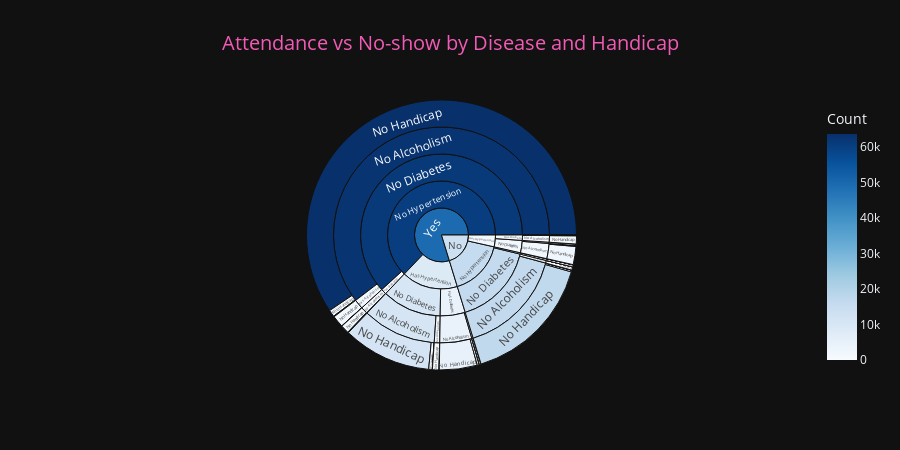

Notebook code for this chart:
### Code cell
fig_disease= px.sunburst(df_clean,
                  path=['Attendance', 'Hipertension', 'Diabetes', 'Alcoholism', 'Handicap'],
                  values='Count',
                  title='Attendance vs No-show by Disease and Handicap',
                  color='Count',
                  color_continuous_scale='Blues',
                  color_discrete_sequence=color_disease,
                  template=template_style
)
fig_disease.update_layout(
    height=450,
    title_font=dict(size=20, color='#f15bb5'),
    title_x=0.5
)

### Figure 1 — Plotly figure (JSON) as saved in the notebook; plotly's stock layout.template omitted (floating-point values rounded to 4 significant figures)
{"data": [{"branchvalues": "total", "customdata": [[16960.0], [63610.0], [216.0], [867.0], [13.0], [84.0], [2.0], [7.0], [1.0], [2.0], [416.0], [1506.0], [3.0], [28.0], [1.0], [3.0], [273.0], [1068.0], [3.0], [36.0], [1.0], [12.0], [63.0], [1.0], [2325.0], [11340.0], [92.0], [449.0], [15.0], [24.0], [1.0], [197.0], [845.0], [1.0], [25.0], [3.0], [1044.0], [4841.0], [44.0], [260.0], [7.0], [34.0], [42.0], [201.0], [3.0], [9.0], [1.0], [16740.0], [62680.0], [412.1], [1476.0], [270.1], [1033.0], [11.15], [63.0], [2225.0], [10900.0], [196.0], [818.6], [997.2], [4577.0], [38.57], [192.8], [16350.0], [61250.0], [258.4], [981.1], [2073.0], [10210.0], [958.5], [4405.0], [16090.0], [60210.0], [1736.0], [8486.0], [13590.0], [49280.0]], "domain": {"x": [0.0, 1.0], "y": [0.0, 1.0]}, "hovertemplate": "labels=%{label}<br>Count_sum=%{value}<br>parent=%{parent}<br>id=%{id}<br>Count=%{color}<extra></extra>", "ids": ["No/No Hypertension/No Diabetes/No Alcoholism/No Handicap", "Yes/No Hypertension/No Diabetes/No Alcoholism/No Handicap", "No/No Hypertension/No Diabetes/No Alcoholism/Mild Handicap", "Yes/No Hypertension/No Diabetes/No Alcoholism/Mild Handicap", "No/No Hypertension/No Diabetes/No Alcoholism/Moderate Handicap", "Yes/No Hypertension/No Diabetes/No Alcoholism/Moderate Handicap", "No/No Hypertension/No Diabetes/No Alcoholism/Severe Handicap", "Yes/No Hypertension/No Diabetes/No Alcoholism/Severe Handicap", "No/No Hypertension/No Diabetes/No Alcoholism/Very Severe Handicap", "Yes/No Hypertension/No Diabetes/No Alcoholism/Very Severe Handicap", "No/No Hypertension/No Diabetes/Has Alcoholism/No Handicap", "Yes/No Hypertension/No Diabetes/Has Alcoholism/No Handicap", "No/No Hypertension/No Diabetes/Has Alcoholism/Mild Handicap", "Yes/No Hypertension/No Diabetes/Has Alcoholism/Mild Handicap", "No/No Hypertension/No Diabetes/Has Alcoholism/Moderate Handicap", "Yes/No Hypertension/No Diabetes/Has Alcoholism/Severe Handicap", "No/No Hypertension/Has Diabetes/No Alcoholism/No Handicap", "Yes/No Hypertension/Has Diabetes/No Alcoholism/No Handicap", "No/No Hypertension/Has Diabetes/No Alcoholism/Mild Handicap", "Yes/No Hypertension/Has Diabetes/No Alcoholism/Mild Handicap", "Yes/No Hypertension/Has Diabetes/No Alcoholism/Moderate Handicap", "No/No Hypertension/Has Diabetes/Has Alcoholism/No Handicap", "Yes/No Hypertension/Has Diabetes/Has Alcoholism/No Handicap", "No/No Hypertension/Has Diabetes/Has Alcoholism/Mild Handicap", "No/Has Hypertension/No Diabetes/No Alcoholism/No Handicap", "Yes/Has Hypertension/No Diabetes/No Alcoholism/No Handicap", "No/Has Hypertension/No Diabetes/No Alcoholism/Mild Handicap", "Yes/Has Hypertension/No Diabetes/No Alcoholism/Mild Handicap", "No/Has Hypertension/No Diabetes/No Alcoholism/Moderate Handicap", "Yes/Has Hypertension/No Diabetes/No Alcoholism/Moderate Handicap", "No/Has Hypertension/No Diabetes/No Alcoholism/Severe Handicap", "No/Has Hypertension/No Diabetes/Has Alcoholism/No Handicap", "Yes/Has Hypertension/No Diabetes/Has Alcoholism/No Handicap", "No/Has Hypertension/No Diabetes/Has Alcoholism/Mild Handicap", "Yes/Has Hypertension/No Diabetes/Has Alcoholism/Mild Handicap", "Yes/Has Hypertension/No Diabetes/Has Alcoholism/Moderate Handicap", "No/Has Hypertension/Has Diabetes/No Alcoholism/No Handicap", "Yes/Has Hypertension/Has Diabetes/No Alcoholism/No Handicap", "No/Has Hypertension/Has Diabetes/No Alcoholism/Mild Handicap", "Yes/Has Hypertension/Has Diabetes/No Alcoholism/Mild Handicap", "No/Has Hypertension/Has Diabetes/No Alcoholism/Moderate Handicap", "Yes/Has Hypertension/Has Diabetes/No Alcoholism/Moderate Handicap", "No/Has Hypertension/Has Diabetes/Has Alcoholism/No Handicap", "Yes/Has Hypertension/Has Diabetes/Has Alcoholism/No Handicap", "No/Has Hypertension/Has Diabetes/Has Alcoholism/Mild Handicap", "Yes/Has Hypertension/Has Diabetes/Has Alcoholism/Mild Handicap", "No/Has Hypertension/Has Diabetes/Has Alcoholism/Moderate Handicap", "No/No Hypertension/No Diabetes/No Alcoholism", "Yes/No Hypertension/No Diabetes/No Alcoholism", "No/No Hypertension/No Diabetes/Has Alcoholism", "Yes/No Hypertension/No Diabetes/Has Alcoholism", "No/No Hypertension/Has Diabetes/No Alcoholism", "Yes/No Hypertension/Has Diabetes/No Alcoholism", "No/No Hypertension/Has Diabetes/Has Alcoholism", "Yes/No Hypertension/Has Diabetes/Has Alcoholism", "No/Has Hypertension/No Diabetes/No Alcoholism", "Yes/Has Hypertension/No Diabetes/No Alcoholism", "No/Has Hypertension/No Diabetes/Has Alcoholism", "Yes/Has Hypertension/No Diabetes/Has Alcoholism", "No/Has Hypertension/Has Diabetes/No Alcoholism", "Yes/Has Hypertension/Has Diabetes/No Alcoholism", "No/Has Hypertension/Has Diabetes/Has Alcoholism", "Yes/Has Hypertension/Has Diabetes/Has Alcoholism", "No/No Hypertension/No Diabetes", "Yes/No Hypertension/No Diabetes", "No/No Hypertension/Has Diabetes", "Yes/No Hypertension/Has Diabetes", "No/Has Hypertension/No Diabetes", "Yes/Has Hypertension/No Diabetes", "No/Has Hypertension/Has Diabetes", "Yes/Has Hypertension/Has Diabetes", "No/No Hypertension", "Yes/No Hypertension", "No/Has Hypertension", "Yes/Has Hypertension", "No", "Yes"], "labels": ["No Handicap", "No Handicap", "Mild Handicap", "Mild Handicap", "Moderate Handicap", "Moderate Handicap", "Severe Handicap", "Severe Handicap", "Very Severe Handicap", "Very Severe Handicap", "No Handicap", "No Handicap", "Mild Handicap", "Mild Handicap", "Moderate Handicap", "Severe Handicap", "No Handicap", "No Handicap", "Mild Handicap", "Mild Handicap", "Moderate Handicap", "No Handicap", "No Handicap", "Mild Handicap", "No Handicap", "No Handicap", "Mild Handicap", "Mild Handicap", "Moderate Handicap", "Moderate Handicap", "Severe Handicap", "No Handicap", "No Handicap", "Mild Handicap", "Mild Handicap", "Moderate Handicap", "No Handicap", "No Handicap", "Mild Handicap", "Mild Handicap", "Moderate Handicap", "Moderate Handicap", "No Handicap", "No Handicap", "Mild Handicap", "Mild Handicap", "Moderate Handicap", "No Alcoholism", "No Alcoholism", "Has Alcoholism", "Has Alcoholism", "No Alcoholism", "No Alcoholism", "Has Alcoholism", "Has Alcoholism", "No Alcoholism", "No Alcoholism", "Has Alcoholism", "Has Alcoholism", "No Alcoholism", "No Alcoholism", "Has Alcoholism", "Has Alcoholism", "No Diabetes", "No Diabetes", "Has Diabetes", "Has Diabetes", "No Diabetes", "No Diabetes", "Has Diabetes", "Has Diabetes", "No Hypertension", "No Hypertension", "Has Hypertension", "Has Hypertension", "No", "Yes"], "marker": {"coloraxis": "coloraxis", "colors": [16960.0, 63610.0, 216.0, 867.0, 13.0, 84.0, 2.0, 7.0, 1.0, 2.0, 416.0, 1506.0, 3.0, 28.0, 1.0, 3.0, 273.0, 1068.0, 3.0, 36.0, 1.0, 12.0, 63.0, 1.0, 2325.0, 11340.0, 92.0, 449.0, 15.0, 24.0, 1.0, 197.0, 845.0, 1.0, 25.0, 3.0, 1044.0, 4841.0, 44.0, 260.0, 7.0, 34.0, 42.0, 201.0, 3.0, 9.0, 1.0, 16740.0, 62680.0, 412.1, 1476.0, 270.1, 1033.0, 11.15, 63.0, 2225.0, 10900.0, 196.0, 818.6, 997.2, 4577.0, 38.57, 192.8, 16350.0, 61250.0, 258.4, 981.1, 2073.0, 10210.0, 958.5, 4405.0, 16090.0, 60210.0, 1736.0, 8486.0, 13590.0, 49280.0]}, "name": "", "parents": ["No/No Hypertension/No Diabetes/No Alcoholism", "Yes/No Hypertension/No Diabetes/No Alcoholism", "No/No Hypertension/No Diabetes/No Alcoholism", "Yes/No Hypertension/No Diabetes/No Alcoholism", "No/No Hypertension/No Diabetes/No Alcoholism", "Yes/No Hypertension/No Diabetes/No Alcoholism", "No/No Hypertension/No Diabetes/No Alcoholism", "Yes/No Hypertension/No Diabetes/No Alcoholism", "No/No Hypertension/No Diabetes/No Alcoholism", "Yes/No Hypertension/No Diabetes/No Alcoholism", "No/No Hypertension/No Diabetes/Has Alcoholism", "Yes/No Hypertension/No Diabetes/Has Alcoholism", "No/No Hypertension/No Diabetes/Has Alcoholism", "Yes/No Hypertension/No Diabetes/Has Alcoholism", "No/No Hypertension/No Diabetes/Has Alcoholism", "Yes/No Hypertension/No Diabetes/Has Alcoholism", "No/No Hypertension/Has Diabetes/No Alcoholism", "Yes/No Hypertension/Has Diabetes/No Alcoholism", "No/No Hypertension/Has Diabetes/No Alcoholism", "Yes/No Hypertension/Has Diabetes/No Alcoholism", "Yes/No Hypertension/Has Diabetes/No Alcoholism", "No/No Hypertension/Has Diabetes/Has Alcoholism", "Yes/No Hypertension/Has Diabetes/Has Alcoholism", "No/No Hypertension/Has Diabetes/Has Alcoholism", "No/Has Hypertension/No Diabetes/No Alcoholism", "Yes/Has Hypertension/No Diabetes/No Alcoholism", "No/Has Hypertension/No Diabetes/No Alcoholism", "Yes/Has Hypertension/No Diabetes/No Alcoholism", "No/Has Hypertension/No Diabetes/No Alcoholism", "Yes/Has Hypertension/No Diabetes/No Alcoholism", "No/Has Hypertension/No Diabetes/No Alcoholism", "No/Has Hypertension/No Diabetes/Has Alcoholism", "Yes/Has Hypertension/No Diabetes/Has Alcoholism", "No/Has Hypertension/No Diabetes/Has Alcoholism", "Yes/Has Hypertension/No Diabetes/Has Alcoholism", "Yes/Has Hypertension/No Diabetes/Has Alcoholism", "No/Has Hypertension/Has Diabetes/No Alcoholism", "Yes/Has Hypertension/Has Diabetes/No Alcoholism", "No/Has Hypertension/Has Diabetes/No Alcoholism", "Yes/Has Hypertension/Has Diabetes/No Alcoholism", "No/Has Hypertension/Has Diabetes/No Alcoholism", "Yes/Has Hypertension/Has Diabetes/No Alcoholism", "No/Has Hypertension/Has Diabetes/Has Alcoholism", "Yes/Has Hypertension/Has Diabetes/Has Alcoholism", "No/Has Hypertension/Has Diabetes/Has Alcoholism", "Yes/Has Hypertension/Has Diabetes/Has Alcoholism", "No/Has Hypertension/Has Diabetes/Has Alcoholism", "No/No Hypertension/No Diabetes", "Yes/No Hypertension/No Diabetes", "No/No Hypertension/No Diabetes", "Yes/No Hypertension/No Diabetes", "No/No Hypertension/Has Diabetes", "Yes/No Hypertension/Has Diabetes", "No/No Hypertension/Has Diabetes", "Yes/No Hypertension/Has Diabetes", "No/Has Hypertension/No Diabetes", "Yes/Has Hypertension/No Diabetes", "No/Has Hypertension/No Diabetes", "Yes/Has Hypertension/No Diabetes", "No/Has Hypertension/Has Diabetes", "Yes/Has Hypertension/Has Diabetes", "No/Has Hypertension/Has Diabetes", "Yes/Has Hypertension/Has Diabetes", "No/No Hypertension", "Yes/No Hypertension", "No/No Hypertension", "Yes/No Hypertension", "No/Has Hypertension", "Yes/Has Hypertension", "No/Has Hypertension", "Yes/Has Hypertension", "No", "Yes", "No", "Yes", "", ""], "values": [16960.0, 63610.0, 216.0, 867.0, 13.0, 84.0, 2.0, 7.0, 1.0, 2.0, 416.0, 1506.0, 3.0, 28.0, 1.0, 3.0, 273.0, 1068.0, 3.0, 36.0, 1.0, 12.0, 63.0, 1.0, 2325.0, 11340.0, 92.0, 449.0, 15.0, 24.0, 1.0, 197.0, 845.0, 1.0, 25.0, 3.0, 1044.0, 4841.0, 44.0, 260.0, 7.0, 34.0, 42.0, 201.0, 3.0, 9.0, 1.0, 17200.0, 64570.0, 420.0, 1537.0, 276.0, 1105.0, 13.0, 63.0, 2433.0, 11810.0, 198.0, 873.0, 1095.0, 5135.0, 46.0, 210.0, 17620.0, 66110.0, 289.0, 1168.0, 2631.0, 12680.0, 1141.0, 5345.0, 17900.0, 67280.0, 3772.0, 18030.0, 21680.0, 85300.0], "type": "sunburst"}], "layout": {"coloraxis": {"colorbar": {"title": {"text": "Count"}}, "colorscale": [[0.0, "rgb(247,251,255)"], [0.125, "rgb(222,235,247)"], [0.25, "rgb(198,219,239)"], [0.375, "rgb(158,202,225)"], [0.5, "rgb(107,174,214)"], [0.625, "rgb(66,146,198)"], [0.75, "rgb(33,113,181)"], [0.875, "rgb(8,81,156)"], [1.0, "rgb(8,48,107)"]]}, "legend": {"tracegroupgap": 0}, "title": {"text": "Attendance vs No-show by Disease and Handicap", "font": {"size": 20, "color": "#f15bb5"}, "x": 0.5}, "sunburstcolorway": ["#ff0066", "#33ffcc", "#ffff66", "#ff9933", "#66ff33"], "height": 450}}
